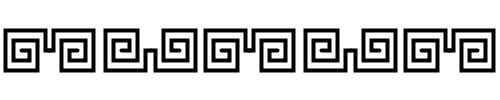
Frame 1 (no input)
Frame 60 (the mouse pressed at the canvas centre just before this capture): identical to frame 1, image omitted
Frame 120 (the mouse held since frame 60 and released just before this capture): identical to frame 1, image omitted

The Processing sketch that drew this single still picture (run headless with seeded random() and noise(); from frame 60 on, the mouse is pressed at the canvas centre):

// Processing sketch: processing_21489
// ── processing_21489.pde

//PMG2

void setup(){
  size(500, 100);
 
}
 
void draw(){
  background(255);
  stroke(0);
  strokeWeight(5);
  //line(0, 48, 500, 48);
  //line(0, 98, 500, 98);
  for(int i =0; i <500; i= i+200){
    //upper-left
    pushMatrix();
    translate(i+5, 30);
    stroke(0);
    strokeWeight(4);
    beginShape();
    vertex(45, 20);
    vertex(40, 20);
    vertex(40, 0);
    vertex(0, 0);
    vertex(0, 40);
    vertex(32, 40);
    vertex(32, 10);
    vertex(8, 10);
    vertex(8, 30);
    vertex(24, 30);
    vertex(24, 20);
    vertex(16, 20);  
    endShape();   
    popMatrix();
    
    //lower-left
    pushMatrix();
    translate(i+105, 70);
    stroke(0);
    strokeWeight(4);
    beginShape();
    vertex(45, -20);
    vertex(40, -20);
    vertex(40, 0);
    vertex(0, 0);
    vertex(0, -40);
    vertex(32, -40);
    vertex(32, -10);
    vertex(8, -10);
    vertex(8, -30);
    vertex(24, -30);
    vertex(24, -20);
    vertex(16, -20);  
    endShape();   
    popMatrix();
    
    //upper-right 
    pushMatrix();
    translate(i+93, 30);
    stroke(0);
    strokeWeight(4);
    beginShape();
    vertex(-45, 20);
    vertex(-40, 20);
    vertex(-40, 0);
    vertex(0, 0);
    vertex(0, 40);
    vertex(-32, 40);
    vertex(-32, 10);
    vertex(-8, 10);
    vertex(-8, 30);
    vertex(-24, 30);
    vertex(-24, 20);
    vertex(-16, 20);  
    endShape();   
    popMatrix();
    
    //lower-right
    pushMatrix();
    translate(i+195, 70);
    stroke(0);
    strokeWeight(4);
    beginShape();
    vertex(-45, -20);
    vertex(-40, -20);
    vertex(-40, 0);
    vertex(0, 0);
    vertex(0, -40);
    vertex(-32, -40);
    vertex(-32, -10);
    vertex(-8, -10);
    vertex(-8, -30);
    vertex(-24, -30);
    vertex(-24, -20);
    vertex(-16, -20);  
    endShape();   
    popMatrix();
  }
   
}
